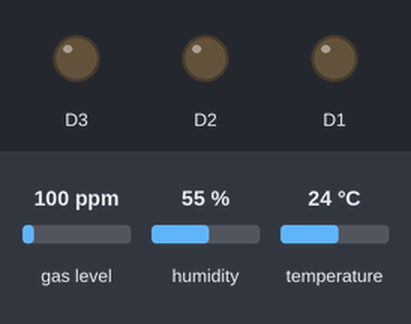
This sketch was run on a simulated ESP8266 (NodeMCU). Shown: output pins drawn as LEDs (lit = HIGH). The inputs (shaded band) are chosen by the test bench; at power-on: gas level 100 ppm, humidity 55 %, temperature 24 °C. WiFi joins after 1.5 s; servers stay silent unless stated; what the sketch prints to the serial monitor is not drawn.

Above: at 0.1 s.
At 1.6 s:
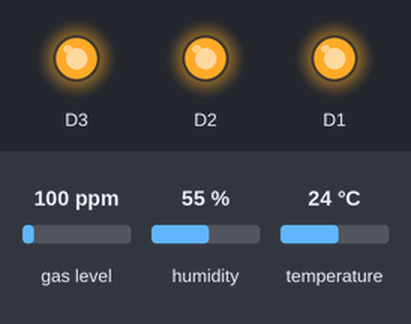
Timing chart, 0 to 3.1 s (numbered marks = the images above):
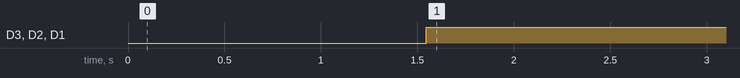

Measured:
- by itself, D3, D2, D1: LOW → HIGH at 1.5 s

The sketch:

code.ino
```cpp
#include <DHT.h>  // Including library for dht
#include<MQUnifiedsensor.h>
#include <ESP8266WiFi.h>

#define board "ESP8266"
#define Voltage_Resolution 5
#define pin A0 //Analog input 0 of your arduino
#define type1 "MQ-6"
#define type2 "MQ-7"
#define type3 "MQ-135"
#define ADC_Bit_Resolution 10 // For arduino UNO/MEGA/NANO
#define RatioMQ135CleanAir 3.6 //RS / R0 = 3.6 ppm
#define RatioMQ6CleanAir 10 //RS / R0 = 10 ppm
#define RatioMQ7CleanAir 27.5

// Defining the threshold values of the gases

#define H2T 50
#define LPGT 2000
#define COT 50
#define NH3T 25
#define CO2T 5000
#define TOULENE_T 100
//=================================================================================//


MQUnifiedsensor MQ6(board, Voltage_Resolution, ADC_Bit_Resolution, pin, type1);
MQUnifiedsensor MQ7(board, Voltage_Resolution, ADC_Bit_Resolution,pin,type2);
MQUnifiedsensor MQ135(board, Voltage_Resolution, ADC_Bit_Resolution, pin, type3);


String apiKey = "M4EHKZWKFFXHNH9G";     //  Enter your Write API key from ThingSpeak
String ApiKey = "FA3B1CES10VIG330";
const char *ssid =  "Vprasad";     // replace with your wifi ssid and wpa2 key
const char *pass =  "8885995407";
const char* server = "api.thingspeak.com";
#define DHTPIN 2  //pin where the dht11 is connected

DHT dht(DHTPIN, DHT11);

WiFiClient client;

void calibrateMQ6()
{
       Serial.print("Calibrating MQ6 please  wait.");
       float calcR0 = 0;
       for(int i = 1; i<=10; i ++)
       {
           MQ6.update(); // Update data, the arduino will be read the voltage on the analog pin
           calcR0 += MQ6.calibrate(RatioMQ6CleanAir);
           Serial.print(".");
       }
       MQ6.setR0(calcR0/10);

 Serial.println("  done!.");
 if(isinf(calcR0)) {Serial.println("Warning: Conection issue founded, R0 is infite (Open circuit detected) please check your wiring and supply"); while(1);}
 if(calcR0 == 0){Serial.println("Warning: Conection issue founded, R0 is zero (Analog pin with short circuit to ground) please check your wiring and supply"); while(1);}


  MQ6.serialDebug(true);

 }

void calibrateMQ7()
{
       Serial.print("Calibrating please MQ7 wait.");
       float calcR0 = 0;
       for(int i = 1; i<=10; i ++)
       {
           MQ7.update(); // Update data, the arduino will be read the voltage on the analog pin
           calcR0 += MQ7.calibrate(RatioMQ7CleanAir);
           Serial.print(".");
       }
       MQ7.setR0(calcR0/10);
      Serial.println("  done!.");


     if(isinf(calcR0)) {Serial.println("Warning: Conection issue founded, R0 is infite (Open circuit detected) please check your wiring and supply"); while(1);}
     if(calcR0 == 0){Serial.println("Warning: Conection issue founded, R0 is zero (Analog pin with short circuit to ground) please check your wiring and supply"); while(1);}


}

void calibrateMQ135()
{
       Serial.print("Calibrating please MQ135 wait.");
       float calcR0 = 0;
       for(int i = 1; i<=10; i ++)
       {
           MQ135.update(); // Update data, the arduino will be read the voltage on the analog pin
           calcR0 += MQ135.calibrate(RatioMQ135CleanAir);
           Serial.print(".");
       }
       MQ135.setR0(calcR0/10);
      Serial.println("  done!.");


     if(isinf(calcR0)) {Serial.println("Warning: Conection issue founded, R0 is infite (Open circuit detected) please check your wiring and supply"); while(1);}
     if(calcR0 == 0){Serial.println("Warning: Conection issue founded, R0 is zero (Analog pin with short circuit to ground) please check your wiring and supply"); while(1);}


}

void initMQ6()
{
       MQ6.setRegressionMethod(1);
       MQ6.init();
       MQ6.setRL(10);
       calibrateMQ6();

}

void initMQ7()
{
       MQ7.setRegressionMethod(1);
       MQ7.init();
       MQ7.setRL(10);
       calibrateMQ7();


}

void initMQ135()
{
       MQ135.setRegressionMethod(1);
       MQ135.init();
       MQ135.setRL(10);
       calibrateMQ135();

}

void MakeLow()
{
       digitalWrite(D1, LOW);
       digitalWrite(D2, LOW);
       digitalWrite(D3, LOW);

}

void setup()
{
       Serial.begin(115200);
       delay(10);
       dht.begin();
       initMQ6();
       initMQ7();
       initMQ135();

       pinMode(D1, OUTPUT);
       pinMode(D2, OUTPUT);
       pinMode(D3, OUTPUT);

       MakeLow();

       Serial.println("Connecting to ");
       Serial.println(ssid);


       WiFi.begin(ssid, pass);

      while (WiFi.status() != WL_CONNECTED)
     {
            delay(500);
            Serial.print(".");
     }
      Serial.println("");
      Serial.println("WiFi connected");

}

void loop()
{
      float h = dht.readHumidity();
      float t = dht.readTemperature();
      MQ6.update(); // Update data, the arduino will be read the voltage on the analog pin
      MQ7.update();
      MQ135.update();
      MakeLow();
  digitalWrite(D1, HIGH);
  MQ6.setA(88158); MQ6.setB(-3.597); // Configurate the ecuation values to get H2 concentration
  float H2 = MQ6.readSensor(); // Sensor will read PPM concentration using the model and a and b values setted before or in the setup


  MQ6.setA(1009.2); MQ6.setB(-2.35); // Configurate the ecuation values to get LPG concentration
  float LPG = MQ6.readSensor(); // Sensor will read PPM concentration using the model and a and b values setted before or in the setup

  digitalWrite(D2, HIGH);
  MQ7.setA(99.042); MQ7.setB(-1.518);  //Configure the ecuation values to get CO concentration
  float CO = MQ7.readSensor(); // Sensor will read PPM concentration using the model and a and b values setted before or in the setup


 digitalWrite(D3, HIGH);
  MQ135.setA(102.2); MQ135.setB(-2.473);
  float  NH3 = MQ135.readSensor();

   MQ135.setA(44.947); MQ135.setB(-3.445);
   float  Toulene = MQ135.readSensor();

   MQ135.setA(110.47); MQ135.setB(-2.862);
   float  CO2 = MQ135.readSensor();


              if (isnan(h) || isnan(t))
                 {
                     Serial.println("Failed to read from DHT sensor!");
                     delay(2500);
                      return;
                 }


                         if (client.connect(server,80))   //   "184.106.153.149" or api.thingspeak.com
                      {
                          //Channel 1

                             String postStr = apiKey;
                             postStr +="&field1=";
                             postStr += String(t);
                             postStr +="&field2=";
                             postStr += String(h);
                             postStr += "&field3=";
                             postStr += String(H2);
                             postStr += "&field4=";
                             postStr += String(H2T);
                             postStr += "&field5=";
                             postStr += String(LPG);
                             postStr += "&field6=";
                             postStr += String(LPGT);
                             postStr += "&field7=";
                             postStr += String(CO);
                             postStr += "&field8=";
                             postStr += String(COT);
                             postStr += "\r\n\r\n";

                             client.print("POST /update HTTP/1.1\n");
                             client.print("Host: api.thingspeak.com\n");
                             client.print("Connection: close\n");
                             client.print("X-THINGSPEAKAPIKEY: "+apiKey+"\n");
                             client.print("Content-Type: application/x-www-form-urlencoded\n");
                             client.print("Content-Length: ");
                             client.print(postStr.length());
                             client.print("\n\n");
                             client.print(postStr);
                         }

                            delay(30000);

                         if (client.connect(server,80))
                         {    //Channel 2

                             String postStr = ApiKey;
                             postStr += "=&field1=";
                             postStr += String(NH3);
                             postStr += "&field2=";
                             postStr += String(NH3T);
                             postStr += "&field3=";
                             postStr += String(Toulene);
                             postStr += "&field4=";
                             postStr += String(TOULENE_T);
                             postStr += "&field5=";
                             postStr += String(CO2 + 400);
                             postStr += "&field6=";
                             postStr += String(CO2T);
                             postStr += "\r\n\r\n";

                             client.print("POST /update HTTP/1.1\n");
                             client.print("Host: api.thingspeak.com\n");
                             client.print("Connection: close\n");
                             client.print("X-THINGSPEAKAPIKEY: "+ApiKey+"\n");
                             client.print("Content-Type: application/x-www-form-urlencoded\n");
                             client.print("Content-Length: ");
                             client.print(postStr.length());
                             client.print("\n\n");
                             client.print(postStr);

                             Serial.print("Temperature: ");
                             Serial.print(t);
                             Serial.print(" degrees Celcius, Humidity: ");
                             Serial.print(h);
                             Serial.print("%, Conc. of H2 in PPM: ");
                             Serial.print(H2);
                             Serial.print(", Conc. of LPG in PPM: ");
                             Serial.print(LPG);
                             Serial.print(", Conc. of CO in PPM: ");
                             Serial.print(CO);
                             Serial.print(", Conc. of NH3 in PPM ");
                             Serial.print(NH3);
                             Serial.print(", Conc. of TOULENE in PPM ");
                             Serial.print(Toulene);
                             Serial.print(", Conc. of CO2 in PPM ");
                             Serial.print(CO2 + 400);
                             Serial.println(" Send to Thingspeak.");
                        }
          client.stop();

          Serial.println("Waiting...");

  // thingspeak needs minimum 15 sec delay between updates, i've set it to 30 seconds

}
```
